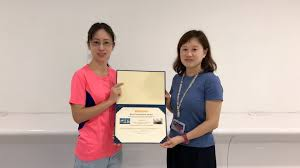
#> input picture ip/A5/image.jpg, 300 x 168 px, found by its file name
$ python enhance.py
#> lines starting #> are read from the running program, lines starting #| are printed output that depends on the picture
import cv2
import numpy as np
from PIL import ImageEnhance
# Open the image.
n = 1
while n:
    a = int(input("1.Log Transform \n2.Gamma Transform \n3.Negation \n4.Constrast Sharpening"))
#> the answer given: 1
    if(a == 2):
        img = cv2.imread('image.jpg')
        # Trying 4 gamma values.
        for gamma in [0.01, 0.05, 1.2, 2.2]:
            # Apply gamma correction.
            gamma_corrected = np.array(255*(img / 255) ** gamma, dtype = 'uint8')
   # Save edited images.
            cv2.imwrite('gamma_transformed'+str(gamma)+'.jpg', gamma_corrected)
            cv2.imshow('gamma_transformed'+str(gamma)+'.jpg', gamma_corrected)
            cv2.waitKey(1000)
            cv2.destroyAllWindows()
    elif(a == 1):
        # Open the image.
        img = cv2.imread('image.jpg')
#> img is the input picture: shape (168, 300, 3); mean B, G, R 165.6, 172, 191.7
        # Apply log transform.
        c = 255/(np.log(1 + np.max(img)))
#> c = 45.99
        log_transformed = c * np.log(1 + img)
#> log_transformed: shape (168, 300, 3) float16; 0.35% of the values are NaN or infinite; the others: min 0, max 255, mean 232
        # Specify the data type.
        log_transformed = np.array(log_transformed, dtype = np.uint8)
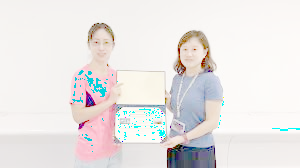
#> log_transformed: shape (168, 300, 3); mean B, G, R 229, 229.9, 233.5
        # Save the output.
        cv2.imwrite('log_transformed.jpg', log_transformed)
        cv2.imshow('log_transformed.jpg', log_transformed)
        cv2.waitKey(1000)
        cv2.destroyAllWindows()
    elif(a==3):
        img1 = cv2.imread('image.jpg')
        negation = cv2.bitwise_not(img1,img1)
        cv2.imshow('bitwise_not',negation)
        cv2.waitKey(1000)
        cv2.destroyAllWindows()
    elif(a == 4):
        # Read the image
        img1 = cv2.imread('image.jpg',0)
        # Create zeros array to store the stretched image
        minmax_img = np.zeros((img1.shape[0],img1.shape[1]),dtype = 'uint8')

        # Loop over the image and apply Min-Max formulae
        for i in range(img1.shape[0]):
            for j in range(img1.shape[1]):
                minmax_img[i,j] = 255*(img1[i,j]-np.min(img1))/(np.max(img1)-np.min(img1))

        # Displat the stretched image
        cv2.imwrite('contrast_streching',minmax_img)
        cv2.imshow('Minmax',minmax_img)
        cv2.waitKey(1000)
    elif( a == 5):
        im = Image.open('image.jpg')
        #Display image
        im.show()
        enh = ImageEnhance.Contrast(im)
        enh.enhance(1.8).show("30% more contrast")
    n = int(input("Enter 1 to continue:"))
#> the answer given: 1
#> the answer given: 1
#> the answer given: 1
#> the answer given: 1
#> the answer given: 1
#> (the run stopped early here; a loop or call above may not have finished)
